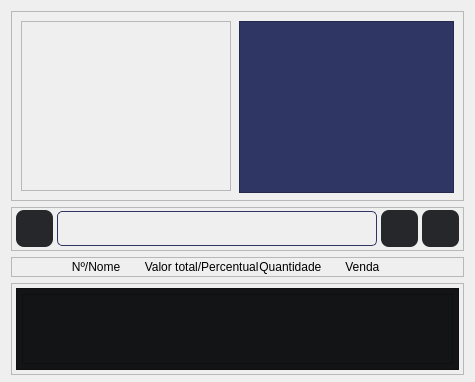
                     <widget class="QWidget" name="page_inventario">
                      <layout class="QVBoxLayout" name="verticalLayout_9">
                       <property name="bottomMargin">
                        <number>7</number>
                       </property>
                       <item>
                        <widget class="QFrame" name="frame_char">
                         <property name="minimumSize">
                          <size>
                           <width>0</width>
                           <height>190</height>
                          </size>
                         </property>
                         <property name="maximumSize">
                          <size>
                           <width>16777215</width>
                           <height>190</height>
                          </size>
                         </property>
                         <property name="frameShape">
                          <enum>QFrame::StyledPanel</enum>
                         </property>
                         <property name="frameShadow">
                          <enum>QFrame::Raised</enum>
                         </property>
                         <layout class="QHBoxLayout" name="horizontalLayout_9">
                          <property name="spacing">
                           <number>8</number>
                          </property>
                          <item>
                           <widget class="QFrame" name="frame_chart_inventario">
                            <property name="frameShape">
                             <enum>QFrame::StyledPanel</enum>
                            </property>
                            <property name="frameShadow">
                             <enum>QFrame::Raised</enum>
                            </property>
                            <layout class="QVBoxLayout" name="vertical_layout_chart_inevntario">
                             <property name="spacing">
                              <number>0</number>
                             </property>
                             <property name="leftMargin">
                              <number>0</number>
                             </property>
                             <property name="topMargin">
                              <number>0</number>
                             </property>
                             <property name="rightMargin">
                              <number>0</number>
                             </property>
                             <property name="bottomMargin">
                              <number>0</number>
                             </property>
                            </layout>
                           </widget>
                          </item>
                          <item>
                           <widget class="QFrame" name="frame_circular_progress_bar">
                            <property name="minimumSize">
                             <size>
                              <width>215</width>
                              <height>172</height>
                             </size>
                            </property>
                            <property name="maximumSize">
                             <size>
                              <width>215</width>
                              <height>172</height>
                             </size>
                            </property>
                            <property name="styleSheet">
                             <string notr="true">background-color: rgb(47, 54, 100);</string>
                            </property>
                            <property name="frameShape">
                             <enum>QFrame::StyledPanel</enum>
                            </property>
                            <property name="frameShadow">
                             <enum>QFrame::Raised</enum>
                            </property>
                            <widget class="PyCircularProgress" name="circular_progress_bar" native="true">
                             <property name="geometry">
                              <rect>
                               <x>9</x>
                               <y>6</y>
                               <width>197</width>
                               <height>157</height>
                              </rect>
                             </property>
                             <property name="minimumSize">
                              <size>
                               <width>197</width>
                               <height>157</height>
                              </size>
                             </property>
                             <property name="maximumSize">
                              <size>
                               <width>197</width>
                               <height>157</height>
                              </size>
                             </property>
                            </widget>
                           </widget>
                          </item>
                         </layout>
                        </widget>
                       </item>
                       <item>
                        <widget class="QFrame" name="frame_nav_busca">
                         <property name="minimumSize">
                          <size>
                           <width>0</width>
                           <height>44</height>
                          </size>
                         </property>
                         <property name="maximumSize">
                          <size>
                           <width>16777215</width>
                           <height>44</height>
                          </size>
                         </property>
                         <property name="styleSheet">
                          <string notr="true">
QPushButton {
    color: rgb(233, 234, 236);
    background-color: rgb(38, 39, 43);
    border: none;
	border-radius: 8px;
}

QPushButton:hover 
{
 	background-color: rgb(49, 50, 55)
 }

QPushButton:pressed 
{
 	background-color: rgb(38, 39, 43);
}

QLineEdit{
	background-color: transparent;
	color: rgb(233, 234, 236);
	border: 1px solid rgb(47, 54, 100);
	border-radius: 5px;
	padding-left: 5px;
}

QLineEdit:hover{
	border: 1px solid rgb(64, 80, 170);
}

QLineEdit:focus{
	border: 1px solid rgb(89, 109, 235);
}</string>
                         </property>
                         <property name="frameShape">
                          <enum>QFrame::StyledPanel</enum>
                         </property>
                         <property name="frameShadow">
                          <enum>QFrame::Raised</enum>
                         </property>
                         <layout class="QHBoxLayout" name="horizontalLayout_12">
                          <property name="spacing">
                           <number>4</number>
                          </property>
                          <property name="leftMargin">
                           <number>4</number>
                          </property>
                          <property name="topMargin">
                           <number>0</number>
                          </property>
                          <property name="rightMargin">
                           <number>4</number>
                          </property>
                          <property name="bottomMargin">
                           <number>0</number>
                          </property>
                          <item>
                           <widget class="QPushButton" name="btn_pesquisa_produto">
                            <property name="minimumSize">
                             <size>
                              <width>37</width>
                              <height>37</height>
                             </size>
                            </property>
                            <property name="maximumSize">
                             <size>
                              <width>37</width>
                              <height>37</height>
                             </size>
                            </property>
                            <property name="text">
                             <string/>
                            </property>
                            <property name="icon">
                             <iconset>
                              <normaloff>../../../images/svg_icons/icon_search.svg</normaloff>../../../images/svg_icons/icon_search.svg</iconset>
                            </property>
                            <property name="iconSize">
                             <size>
                              <width>25</width>
                              <height>25</height>
                             </size>
                            </property>
                           </widget>
                          </item>
                          <item>
                           <widget class="QLineEdit" name="line_edit_pesquisa_produto">
                            <property name="minimumSize">
                             <size>
                              <width>0</width>
                              <height>35</height>
                             </size>
                            </property>
                            <property name="clearButtonEnabled">
                             <bool>false</bool>
                            </property>
                           </widget>
                          </item>
                          <item>
                           <widget class="QPushButton" name="btn_adicionar_produto">
                            <property name="minimumSize">
                             <size>
                              <width>37</width>
                              <height>37</height>
                             </size>
                            </property>
                            <property name="maximumSize">
                             <size>
                              <width>37</width>
                              <height>37</height>
                             </size>
                            </property>
                            <property name="text">
                             <string/>
                            </property>
                            <property name="icon">
                             <iconset>
                              <normaloff>../../../images/svg_icons/icon_add.svg</normaloff>../../../images/svg_icons/icon_add.svg</iconset>
                            </property>
                            <property name="iconSize">
                             <size>
                              <width>35</width>
                              <height>35</height>
                             </size>
                            </property>
                           </widget>
                          </item>
                          <item>
                           <widget class="QPushButton" name="btn_entrada_produto">
                            <property name="minimumSize">
                             <size>
                              <width>37</width>
                              <height>37</height>
                             </size>
                            </property>
                            <property name="maximumSize">
                             <size>
                              <width>37</width>
                              <height>37</height>
                             </size>
                            </property>
                            <property name="text">
                             <string/>
                            </property>
                            <property name="icon">
                             <iconset>
                              <normaloff>../../../images/svg_icons/icon_produt_insert.svg</normaloff>../../../images/svg_icons/icon_produt_insert.svg</iconset>
                            </property>
                            <property name="iconSize">
                             <size>
                              <width>26</width>
                              <height>25</height>
                             </size>
                            </property>
                           </widget>
                          </item>
                         </layout>
                        </widget>
                       </item>
                       <item>
                        <widget class="QFrame" name="frame_info_inventario">
                         <property name="minimumSize">
                          <size>
                           <width>0</width>
                           <height>20</height>
                          </size>
                         </property>
                         <property name="maximumSize">
                          <size>
                           <width>16777215</width>
                           <height>20</height>
                          </size>
                         </property>
                         <property name="styleSheet">
                          <string notr="true">#frame_info_inventario
{background-color: rgb(19, 20, 22);}

#frame_info_inventario &gt; QLabel
{background-color: rgb(19, 20, 22); 
color: rgb(255, 255, 255);}</string>
                         </property>
                         <property name="frameShape">
                          <enum>QFrame::StyledPanel</enum>
                         </property>
                         <property name="frameShadow">
                          <enum>QFrame::Raised</enum>
                         </property>
                         <layout class="QHBoxLayout" name="horizontalLayout_13">
                          <property name="spacing">
                           <number>0</number>
                          </property>
                          <property name="leftMargin">
                           <number>10</number>
                          </property>
                          <property name="topMargin">
                           <number>0</number>
                          </property>
                          <property name="rightMargin">
                           <number>10</number>
                          </property>
                          <property name="bottomMargin">
                           <number>0</number>
                          </property>
                          <item>
                           <widget class="QLabel" name="lbl_nome_n">
                            <property name="text">
                             <string>               Nº/Nome</string>
                            </property>
                            <property name="alignment">
                             <set>Qt::AlignLeading|Qt::AlignLeft|Qt::AlignVCenter</set>
                            </property>
                           </widget>
                          </item>
                          <item>
                           <widget class="QLabel" name="lbl_nome_inventario">
                            <property name="text">
                             <string>       Valor total/Percentual</string>
                            </property>
                            <property name="alignment">
                             <set>Qt::AlignCenter</set>
                            </property>
                           </widget>
                          </item>
                          <item>
                           <widget class="QLabel" name="lbl_quantidade">
                            <property name="text">
                             <string>Quantidade       </string>
                            </property>
                            <property name="alignment">
                             <set>Qt::AlignCenter</set>
                            </property>
                           </widget>
                          </item>
                          <item>
                           <widget class="QLabel" name="lbl_venda_inventario">
                            <property name="text">
                             <string>Venda                      </string>
                            </property>
                            <property name="alignment">
                             <set>Qt::AlignCenter</set>
                            </property>
                           </widget>
                          </item>
                         </layout>
                        </widget>
                       </item>
                       <item>
                        <widget class="QFrame" name="frame_border">
                         <property name="frameShape">
                          <enum>QFrame::StyledPanel</enum>
                         </property>
                         <property name="frameShadow">
                          <enum>QFrame::Raised</enum>
                         </property>
                         <layout class="QVBoxLayout" name="verticalLayout_10">
                          <property name="spacing">
                           <number>0</number>
                          </property>
                          <property name="leftMargin">
                           <number>4</number>
                          </property>
                          <property name="topMargin">
                           <number>4</number>
                          </property>
                          <property name="rightMargin">
                           <number>4</number>
                          </property>
                          <property name="bottomMargin">
                           <number>4</number>
                          </property>
                          <item>
                           <widget class="QFrame" name="frame_continer_border">
                            <property name="styleSheet">
                             <string notr="true">background-color: rgb(19, 20, 22);</string>
                            </property>
                            <property name="frameShape">
                             <enum>QFrame::StyledPanel</enum>
                            </property>
                            <property name="frameShadow">
                             <enum>QFrame::Raised</enum>
                            </property>
                            <layout class="QVBoxLayout" name="vertical_layout_inventario">
                             <property name="spacing">
                              <number>0</number>
                             </property>
                             <property name="leftMargin">
                              <number>5</number>
                             </property>
                             <property name="topMargin">
                              <number>5</number>
                             </property>
                             <property name="rightMargin">
                              <number>5</number>
                             </property>
                             <property name="bottomMargin">
                              <number>5</number>
                             </property>
                             <item>
                              <widget class="QScrollArea" name="scroll_area_list_regitro_inventario">
                               <property name="sizePolicy">
                                <sizepolicy hsizetype="Preferred" vsizetype="Preferred">
                                 <horstretch>0</horstretch>
                                 <verstretch>0</verstretch>
                                </sizepolicy>
                               </property>
                               <property name="styleSheet">
                                <string notr="true">background-color: rgb(19, 20, 22);</string>
                               </property>
                               <property name="widgetResizable">
                                <bool>true</bool>
                               </property>
                               <widget class="QWidget" name="scroll_area_widget_contents_inventario">
                                <property name="geometry">
                                 <rect>
                                  <x>0</x>
                                  <y>0</y>
                                  <width>639</width>
                                  <height>209</height>
                                 </rect>
                                </property>
                                <layout class="QVBoxLayout" name="vertical_layout_registro">
                                 <property name="leftMargin">
                                  <number>2</number>
                                 </property>
                                 <property name="topMargin">
                                  <number>3</number>
                                 </property>
                                 <property name="rightMargin">
                                  <number>2</number>
                                 </property>
                                 <property name="bottomMargin">
                                  <number>3</number>
                                 </property>
                                 <item>
                                  <spacer name="verticalSpacer_2">
                                   <property name="orientation">
                                    <enum>Qt::Vertical</enum>
                                   </property>
                                   <property name="sizeHint" stdset="0">
                                    <size>
                                     <width>20</width>
                                     <height>40</height>
                                    </size>
                                   </property>
                                  </spacer>
                                 </item>
                                </layout>
                               </widget>
                              </widget>
                             </item>
                            </layout>
                           </widget>
                          </item>
                         </layout>
                        </widget>
                       </item>
                      </layout>
                     </widget>
